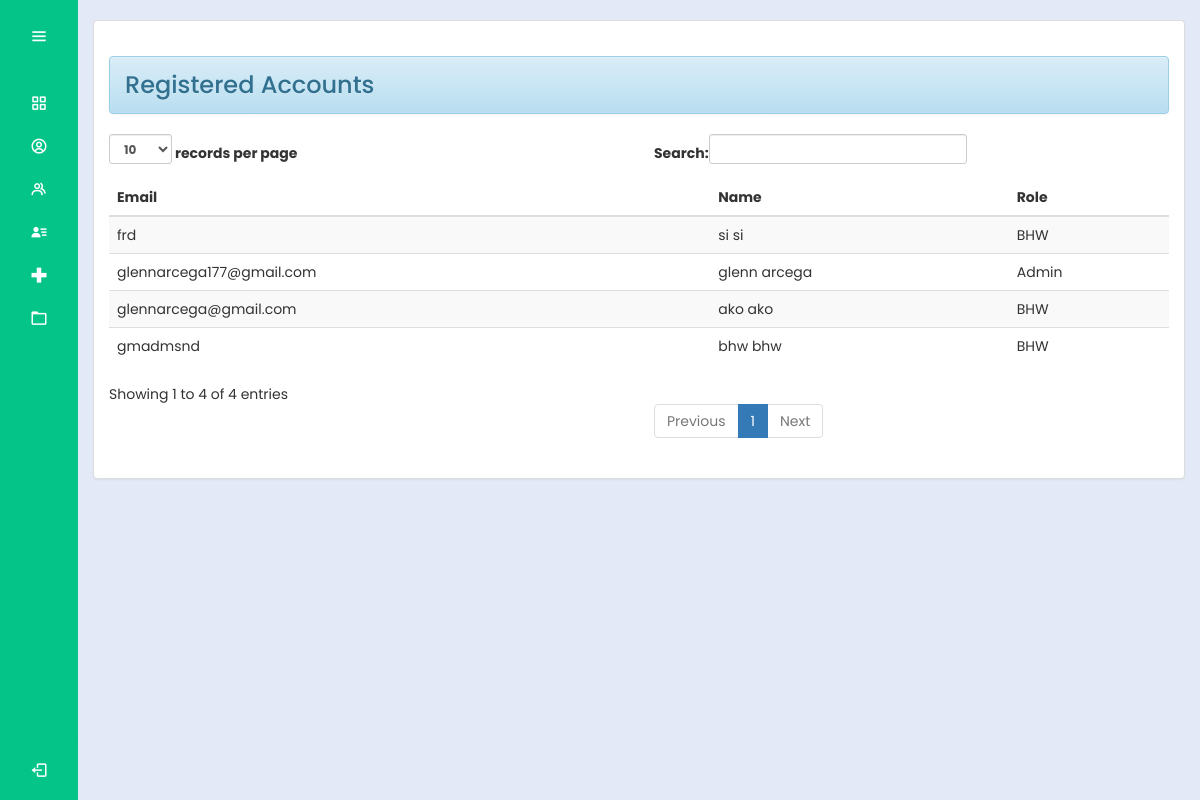
Before: /admin/RegisteredUserAdmin.php (signed in) with the older database file.
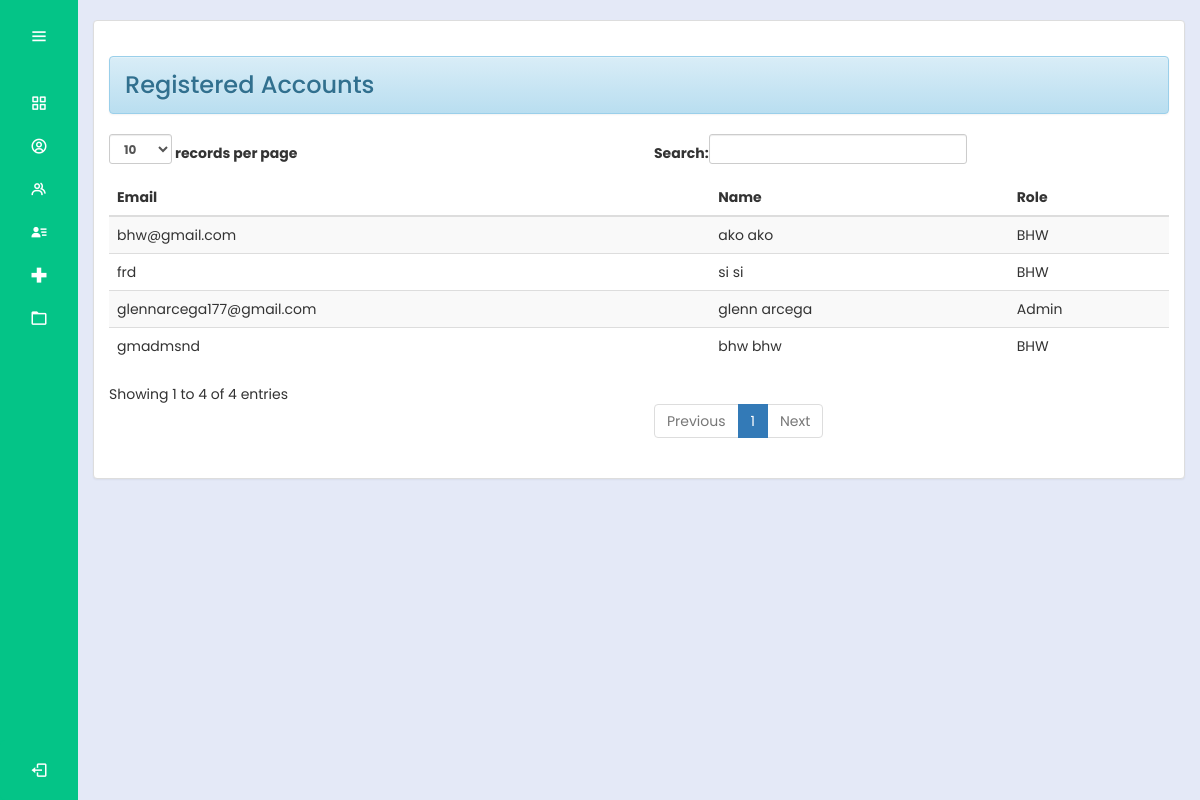
After: the same page with the newer database file.
### tables this page shows
CREATE TABLE `user` (
  `id` int(11) NOT NULL,
  `email` varchar(255) NOT NULL,
  `password` varchar(255) NOT NULL,
  `fname` varchar(255) NOT NULL,
  `lname` varchar(200) NOT NULL,
  `usertype` int(2) NOT NULL,
  `address` varchar(200) NOT NULL,
  `mobile_number` varchar(12) NOT NULL,
  `photo` varchar(200) NOT NULL,
  `reset_token_hash` varchar(64) NOT NULL,
  `reset_token_expires_at` datetime(6) NOT NULL
);

### admin/RegisteredUserAdmin.php (the view, shortened to what this page needs)
<?php
@include "../connection/connect.php";
if(isset($_SESSION['user_data'])){
?>
<!DOCTYPE html>
<html lang="en">
<head>
  <link rel="stylesheet" href="../cssmainmenu/style.css">
  <link href='https://unpkg.com/boxicons@2.1.4/css/boxicons.min.css' rel='stylesheet'>
  <link rel = "stylesheet" type = "text/css" href = "../css/bootstrap.css " />
	<link rel = "stylesheet" type = "text/css" href = "../css/style.css" />
<link rel="stylesheet" href="https://maxcdn.bootstrapcdn.com/bootstrap/3.3.5/css/bootstrap-theme.min.css">
</head>
<body>
<?php try {
    include_once('side_menu.php');
} catch (Exception $e) {
    echo "Error: " . $e->getMessage();
}
 ?>
  <section class="home-section">
   <br>
	<div class="container-fluid">
		<div class="panel panel-default">
			<div class="panel-body">
      <h3><div class = "alert alert-info">Registered Accounts</div></h3>
      <table id = "table" class = "table table-striped table-hover">
					<thead>
						<tr>
							<th>Email</th>
							<th>Name</th>
							<th>Role</th>
						</tr>
					</thead>
				<tbody>
				<?php
  $query = $mysqli->query("SELECT * FROM user WHERE usertype = 1 OR usertype = 2;") or die(mysqli_error($mysqli));
  while ($fetch = $query->fetch_array()) {
      ?>
    <tr>
        <td><?php echo $fetch['email'] ?></td>
        <td><?php echo $fetch['fname'] . ' ' . $fetch['lname']; ?></td>
        <td>
            <?php
            if ($fetch['usertype'] == 1) {
                echo 'Admin';
            } elseif ($fetch['usertype'] == 2) {
                echo 'BHW';
            }
            ?>
        </td>
    </tr>
    <?php
}
?>
            </tbody>
          </table>
        </div>
      </div>
      </div>
</section>
</body>
</html>
<?php
}
else{
	header("Location:.././index.php?error=UnAuthorized Access");
}

Changed rows visible on the page:
changed user "ako": email "glennarcega@gmail.com" → "bhw@gmail.com"
